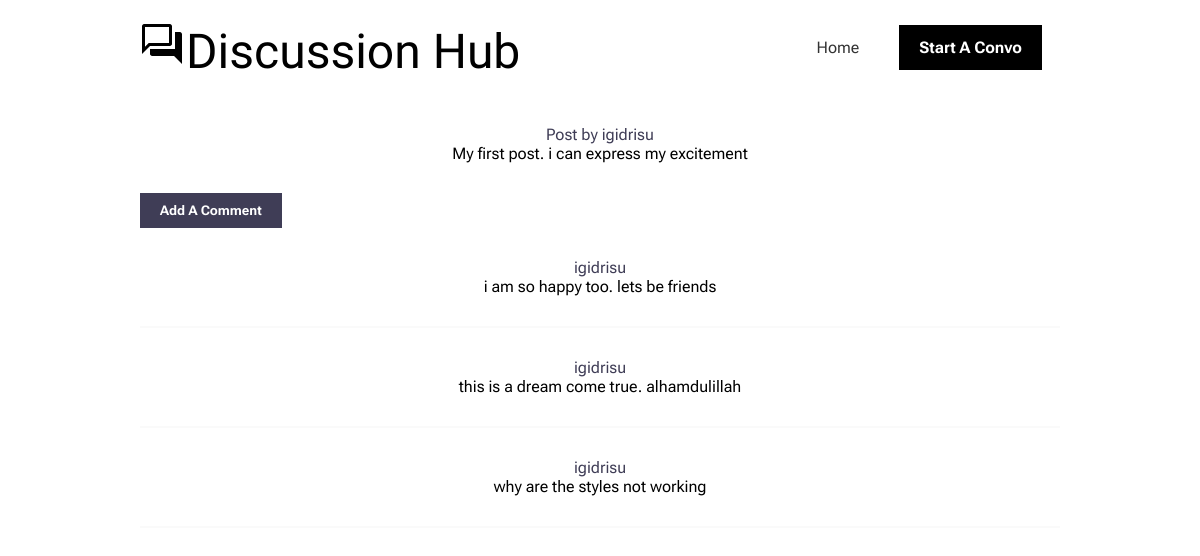
/post/1, run on an earlier commit of the app's database.
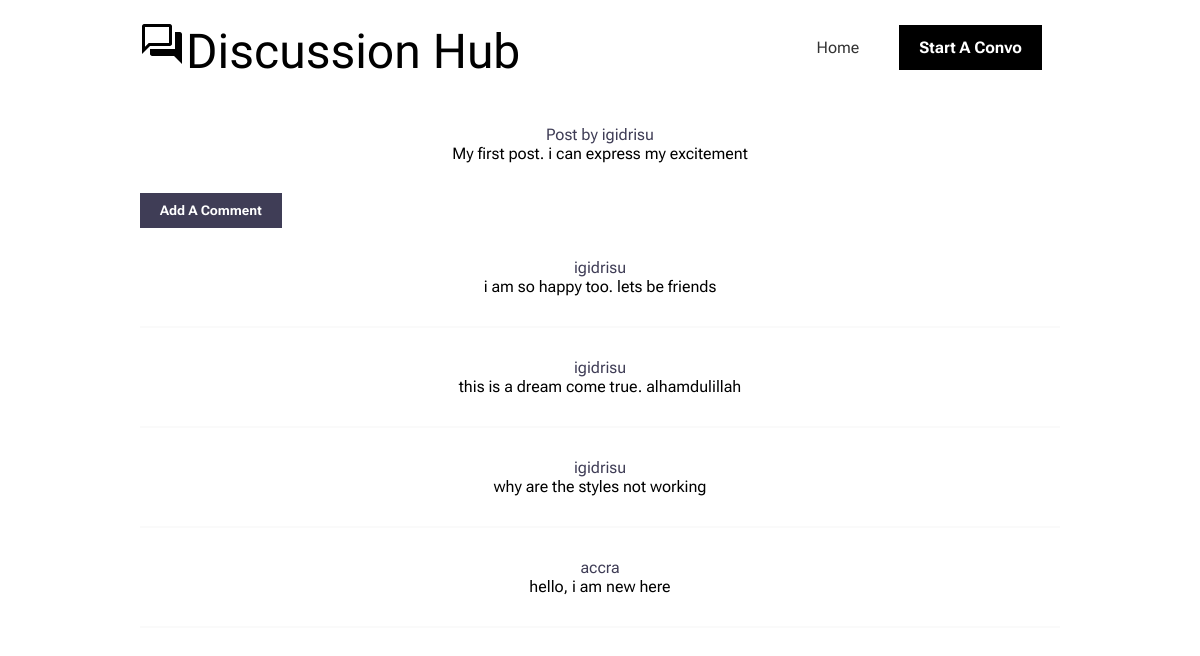
And on a later commit of the database.
### forum/models.py (models this page shows)
class Comment(db.Model):
    id = db.Column(db.Integer, primary_key=True)
    comment = db.Column(db.Text, nullable = False)
    post_id = db.Column(db.Integer, db.ForeignKey('post.id'), nullable=False)
    user_id = db.Column(db.Integer, db.ForeignKey('user.id'), nullable = False)

class User(db.Model, UserMixin):
        id = db.Column(db.Integer, primary_key = True)
        username = db.Column(db.String(20), nullable = False, unique=True)
        email = db.Column(db.String(60), nullable = False, unique=True)
        password = db.Column(db.String(60), nullable = False)
        posts = db.relationship('Post', backref = 'author', lazy = True)
        comment = db.relationship('Comment', backref = 'author', lazy = True)

### forum/routes.py (the view)
@app.route('/post/<int:post_id>', methods=['GET', 'POST'])
def goto_post(post_id):
    post = Post.query.get_or_404(post_id)
    if request.method == 'POST':
        comment = request.form['comment']
        comment_post = Comment(comment=comment, post_id=post.id, author=current_user)
        db.session.add(comment_post)
        db.session.commit()
    comments = Comment.query.filter_by(post_id=post.id).all()
    return render_template('post_comments.html',post=post,comments=comments)

### forum/templates/post_comments.html (shortened to what this page needs)
{% extends 'base.html' %}
{% block navbar %}
<ul>
    <li><a href="{{url_for('home')}}">Home</a></li>
    <li><a class="bg-dark" href="{{ url_for('post')}}">Start A Convo</a></li>
</ul>
{% endblock navbar %}
{% block content %}
<main class="container">
    <header class="heading">
        <p href="" class="center primary-color">Post by {{ post.author.username}}</p>
        <p class="center">{{ post.topic }}</p>
    </header>
    <section>
        <button class="btn-1 bg-primary mb-2" id="add">Add A Comment</button>
        {% for comment in comments %}
        <div class="center mb-2 post-review">
            <a href="" class="primary-color">{{ comment.author.username}}</a>
            <p class="mb-2">{{ comment.comment }}</p>
        </div>
        {% endfor %}
    </section>
</main>
{% endblock content %}

What changed in the data, as far as the page shows it:
added Comment: author.username "accra", comment "hello, i am new here"
